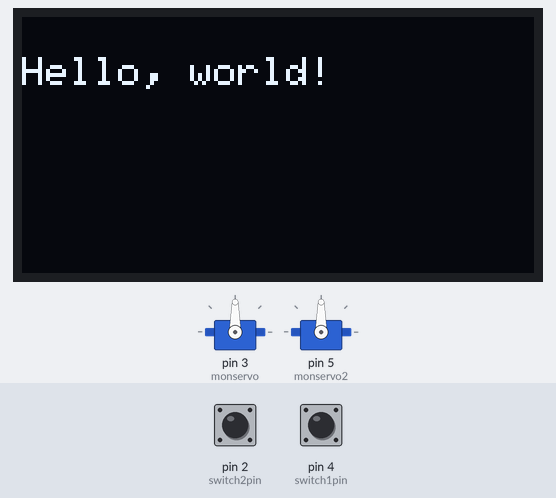
Recording of a sketch running on a simulated Arduino Uno, built with avr-gcc and run on an emulated ATmega328P. On the bench: 128×64 one-colour display, 2 × servo. Inputs (shaded band) come from the test bench; at power-on: pin 4 (switch1pin) HIGH, pin 2 (switch2pin) HIGH. Random numbers use the default seed unless the sketch sets one.

Above: at 3.2 s.
3.3 s: pin 4 (switch1pin) pulled LOW for 3.2 s
At 4.0 s:
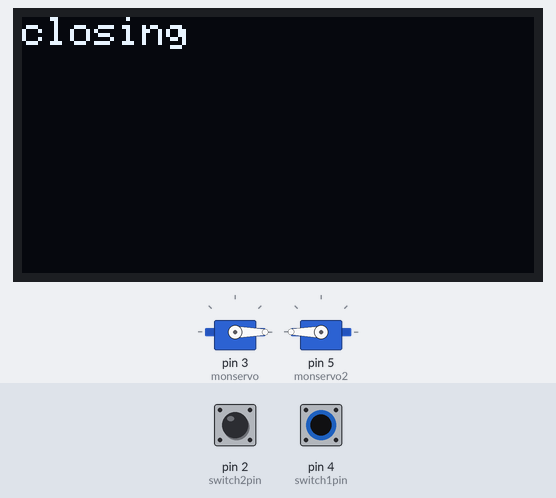
9.5 s: pin 2 (switch2pin) pulled LOW for 0.15 s
At 9.9 s:
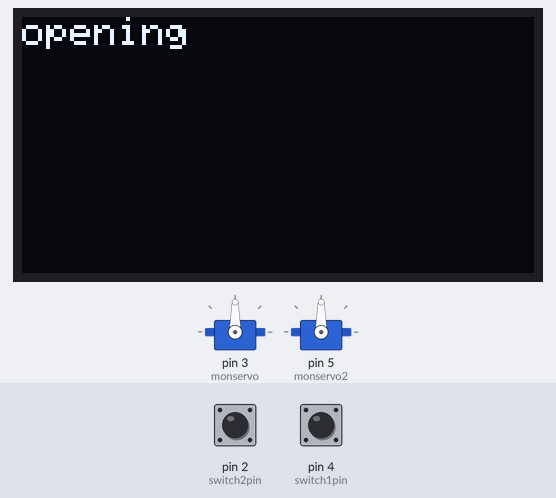
12.6 s: pin 4 (switch1pin) pulled LOW for 0.15 s
At 13.4 s:
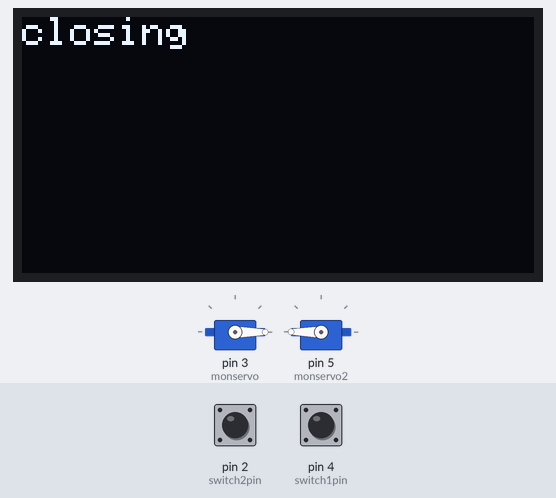
15.7 s: pin 2 (switch2pin) pulled LOW for 1 s
At 19.1 s:
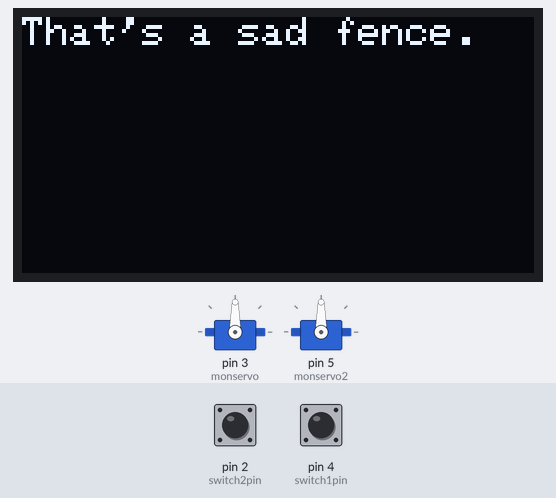
19.7 s: pin 4 (switch1pin) pulled LOW for 1 s
At 23.3 s:
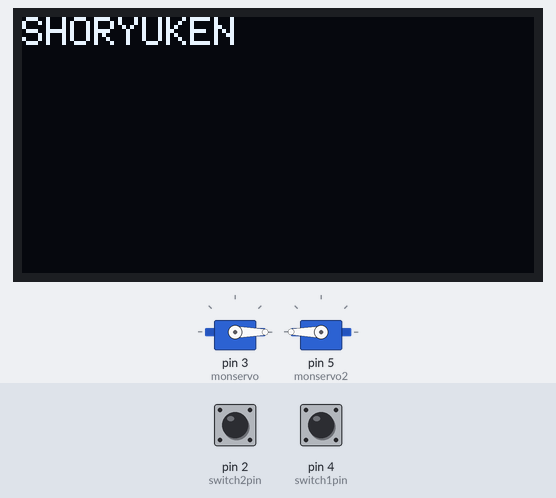
23.7 s: pin 2 (switch2pin) pulled LOW for 0.15 s
At 27.5 s:
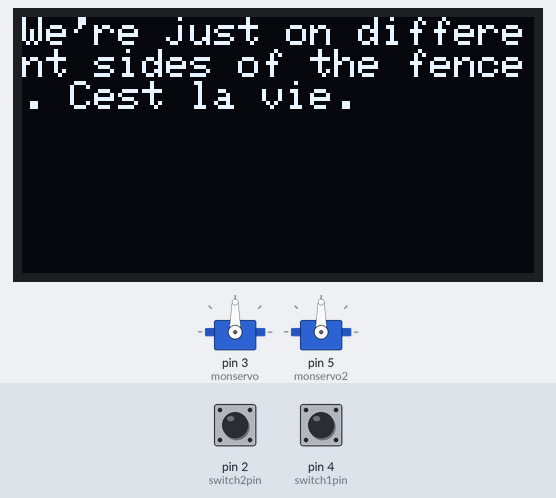
Timing chart, 0 to 27.8 s (numbered marks = the images above; inputs shaded):
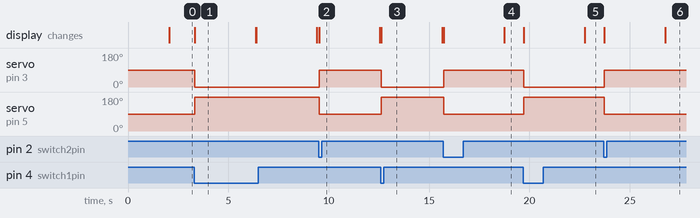

The sketch:

code_final.ino
```cpp
/*code original par lewdalewda en libre accès donc faites en ce que vous voulez
checkez mon insta aussi @lewda3dprints
*/


//on ajoute les librairies qui rendent le code des modules plus simple
#include <Wire.h>
#include <Adafruit_GFX.h>
#include <Adafruit_SSD1306.h>
#include <Servo.h>
#include <avr/pgmspace.h>

//on donne a l'arduino les dimensions de l'OLED en pixels
#define SCREEN_WIDTH 128 // OLED display width, in pixels
#define SCREEN_HEIGHT 64 // OLED display height, in pixels

//on crée un objet écran OLED et on lui attache le dimensions et le pin de réinisialiation (ici -1 car il correspond a celui de la carte)
Adafruit_SSD1306 display(SCREEN_WIDTH, SCREEN_HEIGHT, &Wire, -1);

//on crée deux objets de type servo
Servo monservo;
Servo monservo2;

//on crée des variables qui vont contenir les infos suivantes : le pin digital des boutons et l'angle assigné au servos
int switch1pin = 4;
int switch2pin = 2;
int angle1 = 0;
int angle2 = 0;

//on crée des "strings" de textes stockées dans des variables char en utilisant PROGMEM pour dire a l'arduino de stocker ces informations dans la mémoire programme et non la mémoire dynamique
const char string_0[] PROGMEM = "Charged and ready.";
const char string_1[] PROGMEM = "Try as you might,you can't Kilowatt...son";
const char string_2[] PROGMEM = "The best offense is a strong defense.";
const char string_3[] PROGMEM = "We're just on different sides of the fence. Cest la vie.";
const char string_4[] PROGMEM = "Lights out.";
const char string_5[] PROGMEM = "Adding a bit of… Je Ne Sais Quoi.";
const char string_6[] PROGMEM = "That's a nice fence.";
const char string_7[] PROGMEM = "That's a T H I C C fence.";
const char string_8[] PROGMEM = "That's a happy fence!";
const char string_9[] PROGMEM = "That's a grumpy fence.";
const char string_10[] PROGMEM = "That's an angry fence.";
const char string_11[] PROGMEM = "That's a funny fence!";
const char string_12[] PROGMEM = "That's a sad fence.";
const char string_13[] PROGMEM = "That's a silly fence!";
const char string_14[] PROGMEM = "That's a scary fence...";
const char string_15[] PROGMEM = "Happy to help.";
const char string_16[] PROGMEM = "All it takes is a single spark.";
const char string_17[] PROGMEM = "Let's break some circuits.";
const char string_18[] PROGMEM = "Let's get to work.";
const char string_19[] PROGMEM = "Time to cut the power.";
const char string_20[] PROGMEM = "note- leave the message in hack";
const char string_21[] PROGMEM = "You're playing in my backyard now.";
const char string_22[] PROGMEM = "oui oui baguette !";
const char string_23[] PROGMEM = "i'm an electrical engineering device, make sense.";
const char string_24[] PROGMEM = "Le Fishe";
const char string_25[] PROGMEM = "shout-out to my boy Zapoyo !!!";
const char string_26[] PROGMEM = "HADUKEN !!!";
const char string_27[] PROGMEM = "SHORYUKEN";
const char string_28[] PROGMEM = "thanks Zack Freedman for the inspiration !";
const char string_29[] PROGMEM = "there's a sussy in my bussy";
const char string_30[] PROGMEM = "i want to die... -lewdalewda";
const char string_31[] PROGMEM = "i don't know how to code";
const char string_32[] PROGMEM = "UWU punish me daddy causthicc !";
const char string_33[] PROGMEM = "thunder kitty best skin u-u";
const char string_34[] PROGMEM = "tf is a Array !!?";
const char string_35[] PROGMEM = "made by @lewda3dprints on instagram";
const char string_36[] PROGMEM = "roblox parkour GOTY";
const char string_37[] PROGMEM = "Burn my BREAAAAAAAAAD";
const char string_38[] PROGMEM = "how are you seeing this ?";
const char string_39[] PROGMEM = "don't forget that if you want to try smthg GO FOR IT !!!";

//on crée un tableau dans la mémoire programme qui contiens toutes nos strings
const char *const string_table[] PROGMEM = {string_0, string_1, string_2, string_3, string_4, string_5, string_6, string_7, string_8, string_9, string_10, string_11, string_12, string_13, string_14, string_15, string_16, string_17, string_18, string_19, string_20, string_21, string_22, string_23, string_24, string_25, string_26, string_27, string_28, string_29, string_30, string_31, string_32, string_33, string_34, string_35, string_36, string_37, string_38, string_39};

//on donne le nombre maximum de caractères (la longeur de la plus grande string, ici 59 caractères)
char buffer[59];


void setup() {

  //on lance le moniteur en série avec 115200 de baudrate
  Serial.begin(115200);

  //on vérifie que l'oled est a la bonne adresse IIC (ici 0x3C mais variant en fonction des dimensions de l'écran)
  if(!display.begin(SSD1306_SWITCHCAPVCC, 0x3C)) {
    Serial.println(F("SSD1306 allocation failed"));
    for(;;);
  }

  //on attends 2000 milisecondes ou 2 secondes
  delay(2000);

  //on efface tout sur l'écran
  display.clearDisplay();

  //on met en place les paramètres de texte sur l'OLED : taille, couleur, position
  display.setTextSize(1);
  display.setTextColor(WHITE);
  display.setCursor(0, 10);

  //on affiche le texte (ici Hello world)
  display.println("Hello, world!");
  display.display(); //cette fonction doit toujours etre placée après une commande "print" ou "draw"

  //on dit a l'arduino de s'ocuper des résistance pour les boutons sans en mettre dans notre circuit
  pinMode(switch1pin,INPUT_PULLUP);
  pinMode(switch2pin,INPUT_PULLUP);

  //on attache les objets servos crées auparavant a leur pins sur la carte
  monservo.attach(3);
  monservo2.attach(5);

  //on demande a l'arduino de baser son calcul "random" sur la valeur qu'il lit dans le pin analoge 0 (qui n'est pas utilisé)
  randomSeed(analogRead(0));
}


void loop() {

  //on efface tout sur l'écran
  display.clearDisplay();

  //on met en place les paramètres de texte sur l'OLED : taille, couleur,
  display.setTextSize(1);
  display.setTextColor(WHITE);

   //si le boutton sur pin 4 est appuyé...
   if (digitalRead(4) == LOW)
  {

   //on tire une sting au hasard du tableau créé auparavant
   strcpy_P(buffer, (char *)pgm_read_word(&(string_table[random(39)])));

   //on donne les valeurs pour la variable angle1 et angle2
   (angle1 = 0);
   (angle2 = 180);

   //on dit a nos servos d'aller a la valeur d'angle1 et d'angle 2
   monservo.write(angle1);
   monservo2.write(angle2);

   //on efface l'écran et y écrit "closed"
   display.clearDisplay();
   display.setCursor(0,0);
   display.println("closing");
   display.display();

   //on attend 3 secondes
   delay(3000);

   //on efface l'écran et y écrit la string choisie aléatoirement
   display.clearDisplay();
   display.setCursor(0,0);
   display.println(buffer);
   display.display();
  }

  //si le boutton sur pin 2 est appuyé
  if (digitalRead(2) == LOW)
  {
    //on tire une sting au hasard du tableau créé auparavant
    strcpy_P(buffer, (char *)pgm_read_word(&(string_table[random(39)])));

    //on donne les valeurs pour la variable angle1 et angle2
    (angle1 = 90);
    (angle2 = 90);

    //on dit a nos servos d'aller a la valeur d'angle1 et d'angle 2
    monservo.write(angle1);
    monservo2.write(angle2);

    //on efface l'écran et y écrit "opened"
    display.clearDisplay();
    display.setCursor(0,0);
    display.println("opening");
    display.display();

    //on attend 3 secondes
    delay(3000);

    //on efface l'écran et y écrit la string choisie aléatoirement
    display.clearDisplay();
    display.setCursor(0,0);
    display.println(buffer);
    display.display();
  }
}
```

Measured:
- after the input at 3.3 s, servo on pin 3 (monservo): 90° → 0° at once; servo on pin 5 (monservo2): 90° → 180° at once; the display: changes at once (image 1)
- after the input at 9.5 s, servo on pin 3 (monservo): 0° → 90° at once; servo on pin 5 (monservo2): 180° → 90° at once; the display: changes at once (image 2)
- after the input at 12.6 s, servo on pin 3 (monservo): 90° → 0° at once; servo on pin 5 (monservo2): 90° → 180° at once; the display: changes at once (image 3)
- after the input at 15.7 s, servo on pin 3 (monservo): 0° → 90° at once; servo on pin 5 (monservo2): 180° → 90° at once; the display: first changes at once (image 4 shows a later state)
- after the input at 19.7 s, servo on pin 3 (monservo): 90° → 0° at once; servo on pin 5 (monservo2): 90° → 180° at once; the display: first changes at once (image 5 shows a later state)
- after the input at 23.7 s, servo on pin 3 (monservo): 0° → 90° at once; servo on pin 5 (monservo2): 180° → 90° at once; the display: first changes at once (image 6 shows a later state)
- what the display in image 1 shows lasts 3.1 s, from 3.3 s to 6.4 s
